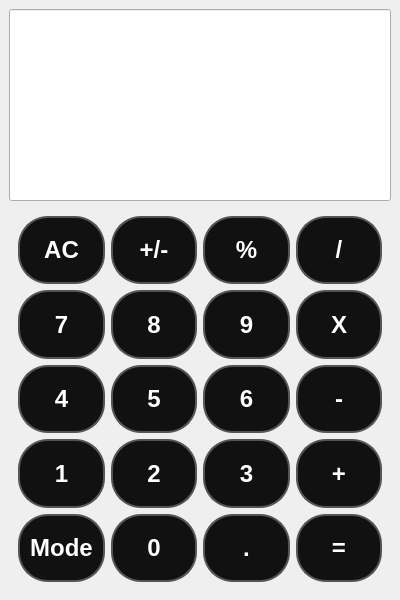
<?xml version="1.0" encoding="UTF-8"?>
<ui version="4.0">
 <class>CalculatorUI</class>
 <widget class="QMainWindow" name="CalculatorUI">
  <property name="geometry">
   <rect>
    <x>0</x>
    <y>0</y>
    <width>400</width>
    <height>600</height>
   </rect>
  </property>
  <property name="windowTitle">
   <string>Engineering Calculator</string>
  </property>
  <property name="styleSheet">
   <string notr="true">QPushButton {
    padding: 2px;
}</string>
  </property>
  <widget class="QWidget" name="centralwidget">
   <property name="enabled">
    <bool>true</bool>
   </property>
   <property name="styleSheet">
    <string notr="true">QPushButton {
    color: white;
}</string>
   </property>
   <layout class="QVBoxLayout" name="verticalLayout">
    <item>
     <widget class="QLineEdit" name="led">
      <property name="sizePolicy">
       <sizepolicy hsizetype="Preferred" vsizetype="Preferred">
        <horstretch>0</horstretch>
        <verstretch>1</verstretch>
       </sizepolicy>
      </property>
      <property name="font">
       <font>
        <pointsize>48</pointsize>
       </font>
      </property>
      <property name="alignment">
       <set>Qt::AlignRight</set>
      </property>
      <property name="readOnly">
       <bool>true</bool>
      </property>
     </widget>
    </item>
    <item>
     <widget class="QFrame" name="LowerButtonFrame">
      <property name="sizePolicy">
       <sizepolicy hsizetype="Preferred" vsizetype="Preferred">
        <horstretch>0</horstretch>
        <verstretch>2</verstretch>
       </sizepolicy>
      </property>
      <property name="font">
       <font>
        <pointsize>18</pointsize>
        <bold>true</bold>
       </font>
      </property>
      <property name="styleSheet">
       <string notr="true">QPushButton {
 	font-size: 24px;
    background-color: #111111; 
    border: 2px solid #555555; 
    border-radius: 30px;
}
QPushButton:pressed {
    background-color: #333333; 
}</string>
      </property>
      <layout class="QGridLayout" name="gridLayoutLower">
       <item row="2" column="0">
        <widget class="QPushButton" name="btn_4">
         <property name="sizePolicy">
          <sizepolicy hsizetype="Minimum" vsizetype="Preferred">
           <horstretch>0</horstretch>
           <verstretch>0</verstretch>
          </sizepolicy>
         </property>
         <property name="font">
          <font>
           <pointsize>-1</pointsize>
           <bold>true</bold>
          </font>
         </property>
         <property name="text">
          <string>4</string>
         </property>
        </widget>
       </item>
       <item row="0" column="2">
        <widget class="QPushButton" name="btn_percent">
         <property name="sizePolicy">
          <sizepolicy hsizetype="Minimum" vsizetype="Preferred">
           <horstretch>0</horstretch>
           <verstretch>0</verstretch>
          </sizepolicy>
         </property>
         <property name="font">
          <font>
           <pointsize>-1</pointsize>
           <bold>true</bold>
          </font>
         </property>
         <property name="text">
          <string>%</string>
         </property>
        </widget>
       </item>
       <item row="0" column="1">
        <widget class="QPushButton" name="btn_plus_minus">
         <property name="sizePolicy">
          <sizepolicy hsizetype="Minimum" vsizetype="Preferred">
           <horstretch>0</horstretch>
           <verstretch>0</verstretch>
          </sizepolicy>
         </property>
         <property name="font">
          <font>
           <pointsize>-1</pointsize>
           <bold>true</bold>
          </font>
         </property>
         <property name="text">
          <string>+/-</string>
         </property>
        </widget>
       </item>
       <item row="3" column="0">
        <widget class="QPushButton" name="btn_1">
         <property name="sizePolicy">
          <sizepolicy hsizetype="Minimum" vsizetype="Preferred">
           <horstretch>0</horstretch>
           <verstretch>0</verstretch>
          </sizepolicy>
         </property>
         <property name="font">
          <font>
           <pointsize>-1</pointsize>
           <bold>true</bold>
          </font>
         </property>
         <property name="text">
          <string>1</string>
         </property>
        </widget>
       </item>
       <item row="4" column="0">
        <widget class="QPushButton" name="btn_mode">
         <property name="sizePolicy">
          <sizepolicy hsizetype="Minimum" vsizetype="Preferred">
           <horstretch>0</horstretch>
           <verstretch>0</verstretch>
          </sizepolicy>
         </property>
         <property name="font">
          <font>
           <pointsize>-1</pointsize>
           <bold>true</bold>
          </font>
         </property>
         <property name="text">
          <string>Mode</string>
         </property>
        </widget>
       </item>
       <item row="1" column="1">
        <widget class="QPushButton" name="btn_8">
         <property name="sizePolicy">
          <sizepolicy hsizetype="Minimum" vsizetype="Preferred">
           <horstretch>0</horstretch>
           <verstretch>0</verstretch>
          </sizepolicy>
         </property>
         <property name="font">
          <font>
           <pointsize>-1</pointsize>
           <bold>true</bold>
          </font>
         </property>
         <property name="text">
          <string>8</string>
         </property>
        </widget>
       </item>
       <item row="3" column="2">
        <widget class="QPushButton" name="btn_3">
         <property name="sizePolicy">
          <sizepolicy hsizetype="Minimum" vsizetype="Preferred">
           <horstretch>0</horstretch>
           <verstretch>0</verstretch>
          </sizepolicy>
         </property>
         <property name="font">
          <font>
           <pointsize>-1</pointsize>
           <bold>true</bold>
          </font>
         </property>
         <property name="text">
          <string>3</string>
         </property>
        </widget>
       </item>
       <item row="1" column="2">
        <widget class="QPushButton" name="btn_9">
         <property name="sizePolicy">
          <sizepolicy hsizetype="Minimum" vsizetype="Preferred">
           <horstretch>0</horstretch>
           <verstretch>0</verstretch>
          </sizepolicy>
         </property>
         <property name="font">
          <font>
           <pointsize>-1</pointsize>
           <bold>true</bold>
          </font>
         </property>
         <property name="text">
          <string>9</string>
         </property>
        </widget>
       </item>
       <item row="0" column="3">
        <widget class="QPushButton" name="btn_divide">
         <property name="sizePolicy">
          <sizepolicy hsizetype="Minimum" vsizetype="Preferred">
           <horstretch>0</horstretch>
           <verstretch>0</verstretch>
          </sizepolicy>
         </property>
         <property name="font">
          <font>
           <pointsize>-1</pointsize>
           <bold>true</bold>
          </font>
         </property>
         <property name="text">
          <string>/</string>
         </property>
        </widget>
       </item>
       <item row="2" column="1">
        <widget class="QPushButton" name="btn_5">
         <property name="sizePolicy">
          <sizepolicy hsizetype="Minimum" vsizetype="Preferred">
           <horstretch>0</horstretch>
           <verstretch>0</verstretch>
          </sizepolicy>
         </property>
         <property name="font">
          <font>
           <pointsize>-1</pointsize>
           <bold>true</bold>
          </font>
         </property>
         <property name="text">
          <string>5</string>
         </property>
        </widget>
       </item>
       <item row="4" column="3">
        <widget class="QPushButton" name="btn_equals">
         <property name="sizePolicy">
          <sizepolicy hsizetype="Minimum" vsizetype="Preferred">
           <horstretch>0</horstretch>
           <verstretch>0</verstretch>
          </sizepolicy>
         </property>
         <property name="font">
          <font>
           <pointsize>-1</pointsize>
           <bold>true</bold>
          </font>
         </property>
         <property name="text">
          <string>=</string>
         </property>
        </widget>
       </item>
       <item row="1" column="3">
        <widget class="QPushButton" name="btn_multiply">
         <property name="sizePolicy">
          <sizepolicy hsizetype="Minimum" vsizetype="Preferred">
           <horstretch>0</horstretch>
           <verstretch>0</verstretch>
          </sizepolicy>
         </property>
         <property name="font">
          <font>
           <pointsize>-1</pointsize>
           <bold>true</bold>
          </font>
         </property>
         <property name="text">
          <string>X</string>
         </property>
        </widget>
       </item>
       <item row="2" column="2">
        <widget class="QPushButton" name="btn_6">
         <property name="sizePolicy">
          <sizepolicy hsizetype="Minimum" vsizetype="Preferred">
           <horstretch>0</horstretch>
           <verstretch>0</verstretch>
          </sizepolicy>
         </property>
         <property name="font">
          <font>
           <pointsize>-1</pointsize>
           <bold>true</bold>
          </font>
         </property>
         <property name="text">
          <string>6</string>
         </property>
        </widget>
       </item>
       <item row="0" column="0">
        <widget class="QPushButton" name="btn_ac">
         <property name="sizePolicy">
          <sizepolicy hsizetype="Minimum" vsizetype="Preferred">
           <horstretch>0</horstretch>
           <verstretch>0</verstretch>
          </sizepolicy>
         </property>
         <property name="font">
          <font>
           <pointsize>-1</pointsize>
           <bold>true</bold>
          </font>
         </property>
         <property name="text">
          <string>AC</string>
         </property>
        </widget>
       </item>
       <item row="2" column="3">
        <widget class="QPushButton" name="btn_minus">
         <property name="sizePolicy">
          <sizepolicy hsizetype="Minimum" vsizetype="Preferred">
           <horstretch>0</horstretch>
           <verstretch>0</verstretch>
          </sizepolicy>
         </property>
         <property name="font">
          <font>
           <pointsize>-1</pointsize>
           <bold>true</bold>
          </font>
         </property>
         <property name="text">
          <string>-</string>
         </property>
        </widget>
       </item>
       <item row="3" column="1">
        <widget class="QPushButton" name="btn_2">
         <property name="sizePolicy">
          <sizepolicy hsizetype="Minimum" vsizetype="Preferred">
           <horstretch>0</horstretch>
           <verstretch>0</verstretch>
          </sizepolicy>
         </property>
         <property name="font">
          <font>
           <pointsize>-1</pointsize>
           <bold>true</bold>
          </font>
         </property>
         <property name="text">
          <string>2</string>
         </property>
        </widget>
       </item>
       <item row="4" column="1">
        <widget class="QPushButton" name="btn_0">
         <property name="sizePolicy">
          <sizepolicy hsizetype="Minimum" vsizetype="Preferred">
           <horstretch>0</horstretch>
           <verstretch>0</verstretch>
          </sizepolicy>
         </property>
         <property name="font">
          <font>
           <pointsize>-1</pointsize>
           <bold>true</bold>
          </font>
         </property>
         <property name="text">
          <string>0</string>
         </property>
        </widget>
       </item>
       <item row="4" column="2">
        <widget class="QPushButton" name="btn_decimal">
         <property name="sizePolicy">
          <sizepolicy hsizetype="Minimum" vsizetype="Preferred">
           <horstretch>0</horstretch>
           <verstretch>0</verstretch>
          </sizepolicy>
         </property>
         <property name="font">
          <font>
           <pointsize>-1</pointsize>
           <bold>true</bold>
          </font>
         </property>
         <property name="text">
          <string>.</string>
         </property>
        </widget>
       </item>
       <item row="3" column="3">
        <widget class="QPushButton" name="btn_plus">
         <property name="sizePolicy">
          <sizepolicy hsizetype="Minimum" vsizetype="Preferred">
           <horstretch>0</horstretch>
           <verstretch>0</verstretch>
          </sizepolicy>
         </property>
         <property name="font">
          <font>
           <pointsize>-1</pointsize>
           <bold>true</bold>
          </font>
         </property>
         <property name="text">
          <string>+</string>
         </property>
        </widget>
       </item>
       <item row="1" column="0">
        <widget class="QPushButton" name="btn_7">
         <property name="sizePolicy">
          <sizepolicy hsizetype="Minimum" vsizetype="Preferred">
           <horstretch>0</horstretch>
           <verstretch>0</verstretch>
          </sizepolicy>
         </property>
         <property name="font">
          <font>
           <pointsize>-1</pointsize>
           <bold>true</bold>
          </font>
         </property>
         <property name="text">
          <string>7</string>
         </property>
        </widget>
       </item>
      </layout>
     </widget>
    </item>
   </layout>
  </widget>
 </widget>
 <resources/>
 <connections/>
</ui>
